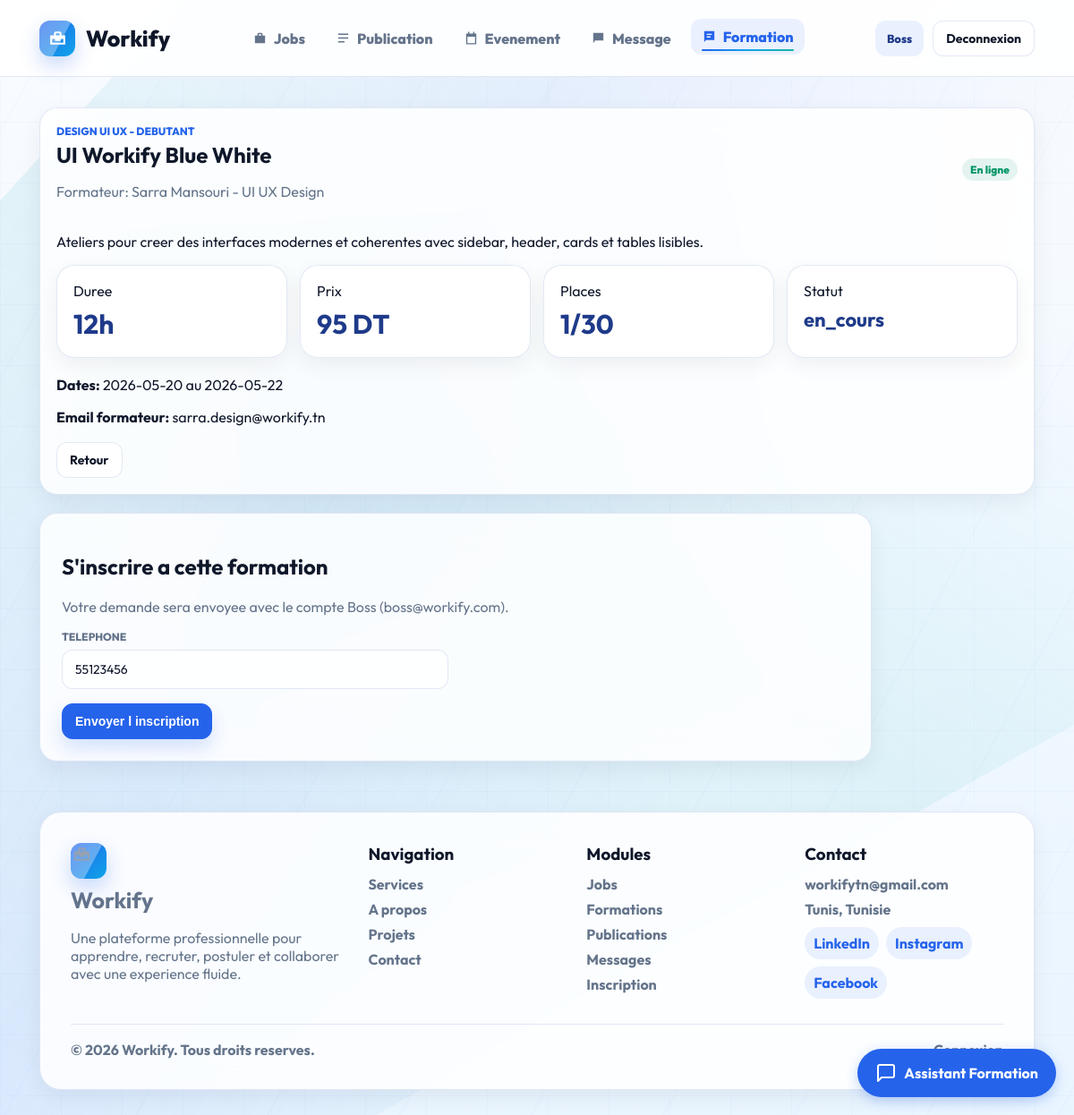
The page /controller/FormationC.php?office=front&action=detail&id=3 (signed in) on the database its author committed.
### tables this page shows
CREATE TABLE `formation` (
  `id_formation` int(11) NOT NULL AUTO_INCREMENT,
  `titre` varchar(150) NOT NULL,
  `description` text NOT NULL,
  `date_debut` date NOT NULL,
  `date_fin` date NOT NULL,
  `duree` int(11) NOT NULL,
  `prix` decimal(10,2) NOT NULL DEFAULT 0.00,
  `niveau` varchar(30) NOT NULL,
  `statut` varchar(30) NOT NULL DEFAULT 'planifiee',
  `mode` varchar(30) NOT NULL DEFAULT 'Presentiel',
  `places` int(11) NOT NULL DEFAULT 20,
  `id_categorie` int(11) NOT NULL,
  `id_formateur` int(11) NOT NULL,
  PRIMARY KEY (`id_formation`),
  KEY `fk_formation_categorie` (`id_categorie`),
  KEY `fk_formation_formateur` (`id_formateur`),
  CONSTRAINT `fk_formation_categorie` FOREIGN KEY (`id_categorie`) REFERENCES `categorie_formation` (`id_categorie`) ON UPDATE CASCADE,
  CONSTRAINT `fk_formation_formateur` FOREIGN KEY (`id_formateur`) REFERENCES `formateur` (`id_formateur`) ON UPDATE CASCADE
);

CREATE TABLE `categorie_formation` (
  `id_categorie` int(11) NOT NULL AUTO_INCREMENT,
  `nom_categorie` varchar(100) NOT NULL,
  `description_categorie` text DEFAULT NULL,
  PRIMARY KEY (`id_categorie`),
  UNIQUE KEY `unique_nom_categorie` (`nom_categorie`)
);

CREATE TABLE `formateur` (
  `id_formateur` int(11) NOT NULL AUTO_INCREMENT,
  `nom` varchar(120) NOT NULL,
  `email` varchar(150) NOT NULL,
  `specialite` varchar(120) NOT NULL,
  PRIMARY KEY (`id_formateur`),
  UNIQUE KEY `unique_formateur_email` (`email`)
);

CREATE TABLE `utilisateurs` (
  `id` int(11) NOT NULL AUTO_INCREMENT,
  `role_id` int(11) NOT NULL,
  `first_name` varchar(100) NOT NULL,
  `last_name` varchar(100) NOT NULL,
  `email` varchar(190) NOT NULL,
  `phone` varchar(40) DEFAULT NULL,
  `password` varchar(255) NOT NULL,
  `headline` varchar(150) NOT NULL,
  `bio` text NOT NULL,
  `avatar_url` varchar(255) DEFAULT NULL,
  `status` enum('active','pending','blocked') NOT NULL DEFAULT 'active',
  `created_at` datetime NOT NULL DEFAULT current_timestamp(),
  PRIMARY KEY (`id`),
  UNIQUE KEY `email` (`email`),
  KEY `fk_utilisateurs_role` (`role_id`),
  CONSTRAINT `fk_utilisateurs_role` FOREIGN KEY (`role_id`) REFERENCES `roles` (`id`) ON UPDATE CASCADE
);

### controller/FormationModel.php (called while the page is built, shortened)
<?php
class FormationModel
{
    public function getFormationById($id)
    {
        $sql = 'SELECT f.*, c.nom_categorie, fo.nom AS nom_formateur, fo.email AS email_formateur, fo.specialite,
                       (SELECT COUNT(*) FROM inscription_formation i WHERE i.id_formation = f.id_formation) AS total_inscrits
                FROM formation f
                INNER JOIN categorie_formation c ON f.id_categorie = c.id_categorie
                INNER JOIN formateur fo ON f.id_formateur = fo.id_formateur
                WHERE f.id_formation = :id';
        $db = config::getConnexion();
        try {
            $query = $db->prepare($sql);
            $query->execute(['id' => $id]);
            return $query->fetch();
        } catch (Exception $e) {
            die('Erreur: ' . $e->getMessage());
        }
    }
}
?>

### controller/AuthC.php (called while the page is built, shortened)
<?php
class AuthC
{
    public static function isLoggedIn()
    {
        return isset($_SESSION['user_id']);
    }
    public static function currentUserName()
    {
        return isset($_SESSION['user_name']) ? $_SESSION['user_name'] : '';
    }
    public static function currentUserEmail()
    {
        return isset($_SESSION['user_email']) ? $_SESSION['user_email'] : '';
    }
}
?>

### controller/UtilisateurModel.php (called while the page is built, shortened)
<?php
class UtilisateurModel
{
    public function getUtilisateurById($id)
    {
        $sql = 'SELECT u.*, r.name AS role_name, r.slug AS role_slug
                FROM utilisateurs u
                INNER JOIN roles r ON u.role_id = r.id
                WHERE u.id = :id';
        $db = config::getConnexion();
        try {
            $query = $db->prepare($sql);
            $query->execute(['id' => $id]);
            return $query->fetch();
        } catch (Exception $e) {
            die('Erreur: ' . $e->getMessage());
        }
    }
}
?>

### view/formations/detail.php (the view, shortened to what this page needs)
<?php
$connectedUser = isset($connectedUser) ? $connectedUser : null;
$viewerLoggedIn = AuthC::isLoggedIn();
include __DIR__ . '/../includes/header.php';
?>
<div class="detail-box">
    <div class="toolbar">
        <div>
            <p class="eyebrow"><?= htmlspecialchars($formation['nom_categorie'], ENT_QUOTES); ?> - <?= htmlspecialchars($formation['niveau'], ENT_QUOTES); ?></p>
            <h2><?= htmlspecialchars($formation['titre'], ENT_QUOTES); ?></h2>
            <p class="muted">Formateur: <?= htmlspecialchars($formation['nom_formateur'], ENT_QUOTES); ?> - <?= htmlspecialchars($formation['specialite'], ENT_QUOTES); ?></p>
        </div>
        <span class="badge badge-green"><?= htmlspecialchars($formation['mode'], ENT_QUOTES); ?></span>
    </div>
    <p><?= nl2br(htmlspecialchars($formation['description'], ENT_QUOTES)); ?></p>
    <div class="stats-grid">
        <div class="card">Duree <strong><?= (int) $formation['duree']; ?>h</strong></div>
        <div class="card">Prix <strong><?= number_format((float) $formation['prix'], 0, '.', ' '); ?> DT</strong></div>
        <div class="card">Places <strong><?= (int) $formation['total_inscrits']; ?>/<?= (int) $formation['places']; ?></strong></div>
        <div class="card">Statut <strong style="font-size: 22px;"><?= htmlspecialchars($formation['statut'], ENT_QUOTES); ?></strong></div>
    </div>
    <p><strong>Dates:</strong> <?= htmlspecialchars($formation['date_debut'], ENT_QUOTES); ?> au <?= htmlspecialchars($formation['date_fin'], ENT_QUOTES); ?></p>
    <p><strong>Email formateur:</strong> <?= htmlspecialchars($formation['email_formateur'], ENT_QUOTES); ?></p>
    <div class="actions" style="margin-top: 18px;">
        <a class="btn" href="../controller/FormationC.php?office=<?= $office; ?>&action=list">Retour</a>
    </div>
</div>
<?php if ($office === 'front') { ?>
    <?php if (!$viewerLoggedIn) { ?>
        <div class="detail-box gated-box" style="margin-top: 20px;">
            <div>
                <p class="eyebrow">Compte requis</p>
                <h2>Connectez-vous pour vous inscrire</h2>
                <p class="muted">Les inscriptions sont envoyees avec un compte Workify afin que votre demande reste liee a votre profil.</p>
            </div>
            <a class="btn btn-primary" href="../controller/AuthController.php?action=login&redirect=<?= urlencode('FormationC.php?office=front&action=detail&id=' . (int) $formation['id_formation']); ?>">Connexion</a>
        </div>
    <?php } else { ?>
    <form class="form-box" data-validate="inscription" action="../controller/FormationC.php?action=enroll&id=<?= (int) $formation['id_formation']; ?>" method="post" style="margin-top: 20px;">
        <h2>S'inscrire a cette formation</h2>
        <p class="muted">Votre demande sera envoyee avec le compte <?= htmlspecialchars(AuthC::currentUserName(), ENT_QUOTES); ?> (<?= htmlspecialchars(AuthC::currentUserEmail(), ENT_QUOTES); ?>).</p>
        <div class="form-grid">
            <div>
                <label for="telephone">Telephone</label>
                <input id="telephone" name="telephone" value="<?= htmlspecialchars(isset($connectedUser['phone']) ? $connectedUser['phone'] : '', ENT_QUOTES); ?>">
            </div>
        </div>
        <button class="btn btn-primary" type="submit" style="margin-top: 16px;">Envoyer l inscription</button>
    </form>
    <?php } ?>
<?php } ?>
<?php include __DIR__ . '/../includes/footer.php'; ?>

### assets/css/style.css (style rules this page uses)
:root { --blue: #2563eb; --blue-dark: #1e3a8a; --blue-soft: rgba(37, 99, 235, 0.09); --sky: #0ea5e9; --ink: #0f172a; --muted: #64748b; --light: #94a3b8; --line: rgba(30, 64, 175, 0.12); --bg: #f8fbff; --surface: rgba(255, 255, 255, 0.86); --white: #ffffff; --red: #dc2626; --green: #059669; --amber: #d97706; --shadow: 0 18px 45px rgba(15, 23, 42, 0.08); --shadow-soft: 0 8px 24px rgba(15, 23, 42, 0.06); }
html { scroll-behavior: smooth; }
* { box-sizing: border-box; }
body { margin: 0; position: relative; overflow-x: hidden; background: radial-gradient(circle at 15% 20%, rgba(37, 99, 235, 0.08), transparent 32%), radial-gradient(circle at 85% 70%, rgba(14, 165, 233, 0.08), transparent 34%), var(--bg); color: var(--ink); font-family: 'Outfit', Arial, sans-serif; letter-spacing: 0; }
.front-mode { min-height: 100vh; background: linear-gradient(rgba(248, 251, 255, 0.88), rgba(232, 244, 255, 0.94)), url('https://images.unsplash.com/photo-1497366754035-f200968a6e72?auto=format&fit=crop&w=1800&q=80') center/cover fixed; }
.front-mode::before, .front-mode::after { content: ''; position: fixed; inset: 0; pointer-events: none; }
.front-mode::before { z-index: 0; opacity: 0.35; background-image: linear-gradient(rgba(37, 99, 235, 0.08) 1px, transparent 1px), linear-gradient(90deg, rgba(14, 165, 233, 0.08) 1px, transparent 1px); background-size: 68px 68px; animation: materialGrid 18s linear infinite; }
.front-mode::after { z-index: 0; opacity: 0.24; background: repeating-linear-gradient(118deg, transparent 0 68px, rgba(37, 99, 235, 0.08) 69px 70px, transparent 71px 130px); animation: diagonalSweep 12s ease-in-out infinite alternate; }
a { color: var(--blue); text-decoration: none; }
.eyebrow { color: var(--blue); font-weight: 800; margin: 0 0 4px; font-size: 12px; text-transform: uppercase; }
.toolbar, .section-head { display: flex; justify-content: space-between; align-items: center; gap: 16px; margin-bottom: 20px; flex-wrap: wrap; }
.toolbar h2, .section-head h2 { margin: 0; font-size: 24px; }
.muted { color: var(--muted); }
.btn { border: 1px solid var(--line); background: var(--white); color: var(--ink); border-radius: 12px; padding: 10px 14px; display: inline-flex; align-items: center; justify-content: center; gap: 8px; cursor: pointer; font-size: 14px; font-weight: 700; min-height: 40px; transition: transform 0.2s ease, box-shadow 0.2s ease, border-color 0.2s ease; }
.btn-primary { background: var(--blue); border-color: var(--blue); color: var(--white); box-shadow: 0 10px 20px rgba(37, 99, 235, 0.18); }
.mui-ripple-surface { position: relative; overflow: hidden; isolation: isolate; }
.mui-reveal { opacity: 0; transform: translateY(18px) scale(0.985); transition: opacity 0.55s ease var(--reveal-delay, 0ms), transform 0.55s ease var(--reveal-delay, 0ms); }
.mui-reveal.is-visible { opacity: 1; transform: translateY(0) scale(1); }
.stats-grid, .grid { display: grid; grid-template-columns: repeat(4, minmax(150px, 1fr)); gap: 14px; margin-bottom: 20px; }
.card, .filters, .form-box, .table-box, .detail-box, .formation-card { background: var(--surface); border: 1px solid var(--line); border-radius: 20px; box-shadow: var(--shadow-soft); backdrop-filter: blur(16px); }
.card { padding: 18px; }
.card strong { display: block; font-size: 30px; margin-top: 8px; color: var(--blue-dark); }
.form-box { max-width: 930px; padding: 24px; }
.form-grid { display: grid; grid-template-columns: repeat(2, minmax(0, 1fr)); gap: 16px; }
label { display: block; color: var(--muted); font-size: 12px; font-weight: 800; text-transform: uppercase; margin: 0 0 7px; }
input, select, textarea { width: 100%; border: 1px solid var(--line); border-radius: 12px; padding: 12px 14px; font-family: 'Outfit', Arial, sans-serif; font-size: 14px; background: rgba(255, 255, 255, 0.72); color: var(--ink); }
.table-box, .detail-box { padding: 18px; }
.actions { display: flex; gap: 8px; flex-wrap: wrap; }
.badge { display: inline-flex; align-items: center; gap: 6px; padding: 5px 9px; border-radius: 999px; font-size: 12px; font-weight: 800; background: var(--blue-soft); color: var(--blue); }
.badge-green { background: rgba(5, 150, 105, 0.10); color: var(--green); }

### rows shown on the page
formation: id_categorie.nom_categorie "DESIGN UI UX", niveau "DEBUTANT", titre "UI Workify Blue White", id_formateur.nom "Sarra Mansouri", id_formateur.specialite "UI UX Design", mode "En ligne", description "Ateliers pour creer des interfaces modernes et coherentes avec sidebar, header, cards et tables lisibles.", duree "12", prix "95", places "30", statut "en_cours", date_debut "2026-05-20", date_fin "2026-05-22", id_formateur.email "sarra.design@workify.tn"
utilisateurs: telephone "55123456"

### other values the page prints
$link['label'] "Jobs"
$link['label'] "Publication"
$link['label'] "Evenement"
$link['label'] "Message"
$link['label'] "Formation"
AuthC::currentUserName() "Boss"
$formation['total_inscrits'] "1"
AuthC::currentUserEmail() "boss@workify.com"
